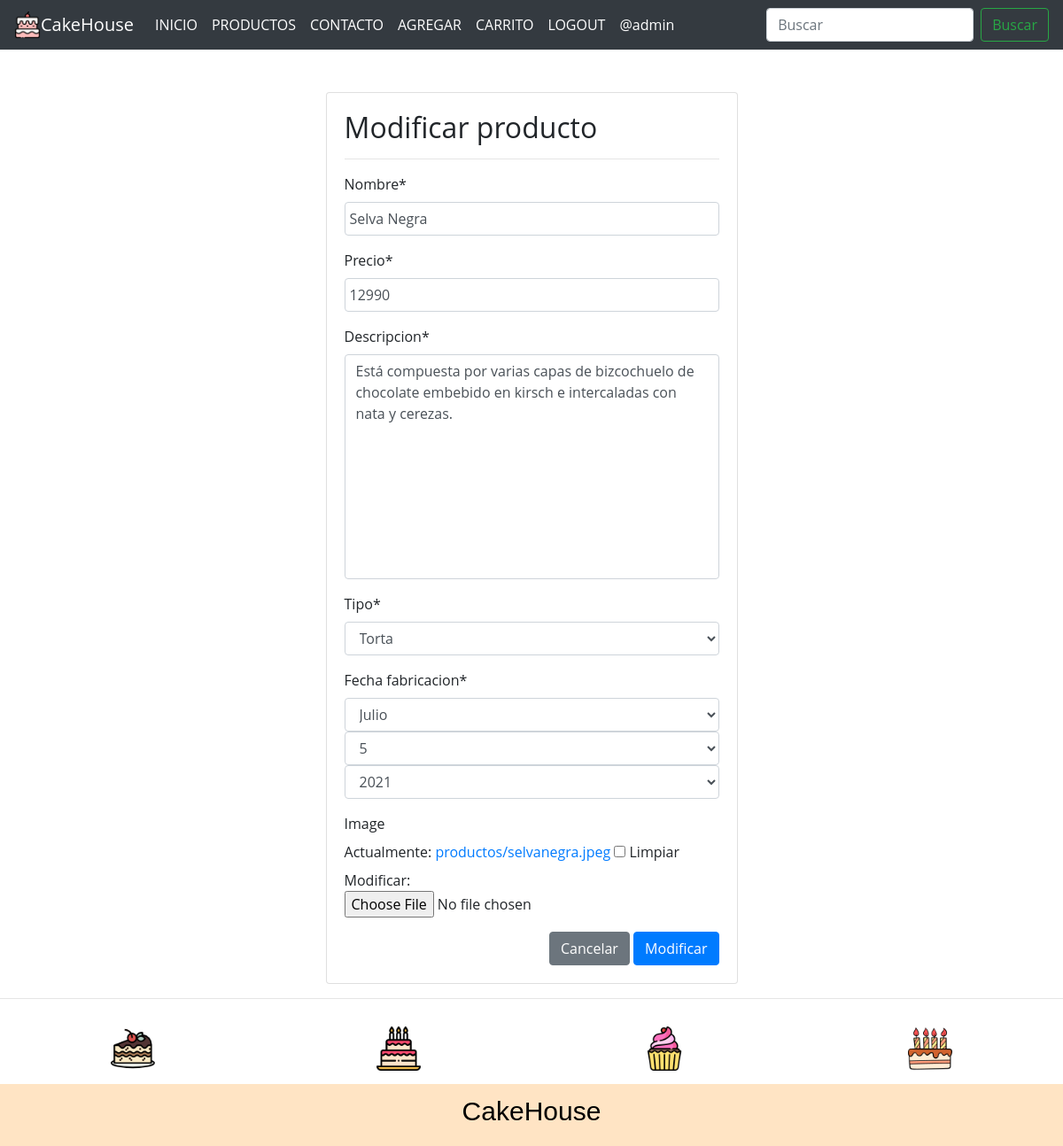
The page /modificar-producto/15/ (signed in) on the database its author committed.
### app/models.py (models this page shows, shortened)
class Producto(models.Model):
    nombre = models.CharField(max_length=50)
    precio = models.IntegerField()
    descripcion = models.TextField()
    tipo = models.ForeignKey(Tipo, on_delete=models.PROTECT)
    fecha_fabricacion = models.DateField()
    image = models.ImageField(upload_to="productos", null=True)

class Tipo(models.Model):
    nombre = models.CharField(max_length=50)
    def __str__(self):
        return self.nombre

### app/views.py (the view, shortened to what this page needs)
# urls.py: path('modificar-producto/<id>/', modificar_producto, name="modificar_producto"),
@permission_required('app.change_producto')
def modificar_producto(request, id):
    producto = get_object_or_404(Producto, id=id)
    data = {'form': ProductoForm(instance=producto)}
    return render(request, 'app/producto/modificar.html', data)

### app/forms.py
class ProductoForm(forms.ModelForm):
    nombre = forms.CharField(min_length=3, max_length=50)
    image = forms.ImageField(required=False)
    class Meta:
        model = Producto
        fields = '__all__'
        widgets = {
            "fecha_fabricacion": forms.SelectDateWidget()
        }

### app/templates/app/producto/modificar.html (shortened to what this page needs)
{% extends 'app/base.html' %}
{% block contenido %}
{% load crispy_forms_tags %}
<br><br>
<div class="row">
    <div class="col-12 col-md-6 offset-md-3">
        <div class="card">
            <div class="card-body">
                <h2>Modificar producto</h2>
                <hr>
                <form action="" method="POST" enctype="multipart/form-data">
                    {{ form | crispy }}
                    <div class="d-flex justify-content-end">
                        <input type="reset" value="Cancelar" class="btn btn-secondary">
                        <input type="submit" value="Modificar" class="btn btn-primary">
                    </div>
                </form>
            </div>
        </div>
    </div>
</div>
{% endblock %}

### app/templates/app/base.html (shortened to what this page needs)
<!DOCTYPE html>
<html lang="es">
<head>
    <link rel="stylesheet" href="https://cdn.jsdelivr.net/bxslider/4.2.12/jquery.bxslider.css">
    {% load static %}
    <link rel="stylesheet" href="https://cdn.jsdelivr.net/npm/bootstrap@4.6.0/dist/css/bootstrap.min.css"
>
    <link rel="stylesheet" href="{% static 'app/css/estilos.css' %}">
</head>
<body>
    <nav class="navbar navbar-expand-md navbar-dark bg-dark">
        <img src="{% static 'app/img/pastel.png' %}" alt="" width="30" height="30">
        <a class="navbar-brand" href="{% url 'home' %}">CakeHouse</a>
        <div class="collapse navbar-collapse" id="navbarSupportedContent">
            <ul class="navbar-nav mr-auto">
                <li class="nav-item active">
                    <a class="nav-link" href="{% url 'home' %}">INICIO<span class="sr-only">(current)</span></a>
                </li>
                <li class="nav-item active">
                    <a class="nav-link" href="{% url 'productos' %}">PRODUCTOS<span class="sr-only">(current)</span></a>
                </li>
                <li class="nav-item active">
                    <a class="nav-link" href="{% url 'contacto' %}">CONTACTO<span class="sr-only">(current)</span></a>
                </li>
                {% if perms.app.add_producto %}
                <li class="nav-item active">
                    <a class="nav-link" href="{% url 'agregar_producto' %}">AGREGAR</a>
                </li>
                {% endif %}
                {% if perms.app.view_producto %}
                <li class="nav-item active">
                    <a class="nav-link" href="{% url 'listar_productos' %}">CARRITO</a>
                </li>
                {% endif %}
                {% if user.is_authenticated %}
                <li class="nav-item active">
                    <a class="nav-link" href="{% url 'logout' %}">LOGOUT<span class="sr-only">(current)</span></a>
                </li>
                <li class="nav-item active">
                    <a class="nav-link" href="#">@{{ user.username }}<span class="sr-only">(current)</span></a>
                </li>
                {% endif %}
            </ul>
            <form class="form-inline my-2 my-lg-0">
                <input class="form-control mr-sm-2" type="search" placeholder="Buscar" aria-label="Buscar">
                <button class="btn btn-outline-success my-2 my-sm-0" type="submit">Buscar</button>
            </form>
        </div>
    </nav>
    <div id="contenido">
        {% block contenido %}
        {% endblock %}
    </div>
    <hr>
    <footer>
        <div class="marcas">
            <img src="{% static 'app/img/footer/pastel2.png' %}" alt="">
            <img src="{% static 'app/img/footer/pastel3.png' %}" alt="">
            <img src="{% static 'app/img/footer/pastel4.png' %}" alt="">
            <img src="{% static 'app/img/footer/pastel5.png' %}" alt="">
        </div>
        <div class="logo_footer">
            <h3>CakeHouse</h3>
        </div>
    </footer>
</body>
</html>

### app/static/app/css/estilos.css (style rules this page uses)
* { margin:0; padding:0; }
body { background-color: rgb(255, 255, 255); font-family: 'Open Sans', sans-serif; }
nav { display: flex; justify-content: flex-end; align-items: center; height: 100%; }
nav a { color:white; text-decoration: none; }
#contenido { width: 80%; margin:auto; max-width: 1280px; min-height: 100vh; }
footer { width: 100%; height: 300px; background-color: bisque; }
footer > .marcas { width: 100%; height: 80px; background-color: #4A5568; display: flex; justify-content: space-around; align-items: center; }
footer > .marcas > img { width: 50px; }
footer > .logo_footer { display: flex; justify-content: center; align-items: center; height: calc(100% - 80px); }
input[type=text], input[type=email], input[type=number], select, textarea { width: 100%; padding: 5px; }
textarea { resize: none; }

### app/templates/app/base.html (style rules this page uses)
h3 { color: #000000; font-weight: normal; font-size: 30px; font-family: Arial; }
footer { width: 100%; height: 150px; background-color: bisque; }
footer > .marcas { width: 100%; height: 80px; background-color: rgb(255, 255, 255); display: flex; justify-content: space-around; align-items: center; }

### rows shown on the page
Producto: nombre "Selva Negra", precio "12990", descripcion "Está compuesta por varias capas de bizcochuelo de chocolate embebido en kirsch e intercaladas con nata y cerezas.", tipo "Torta"

### other values the page prints
{{ user.username }} "admin"
